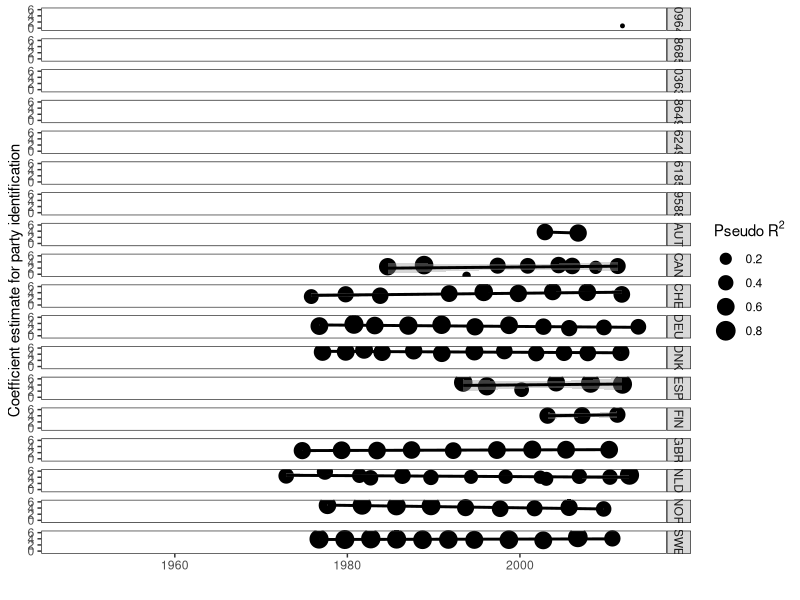

This chart was generated by the following R code:
## Matthias Orlowski
## Project: Moderate as necessary - The role of electoral competitiveness in 
## 			explaining parties' policy shifts 
## Content: Create Figure A1 with point-estimates and model fit for conditional 
## 			logit models regressing vote choice on party ID 

library(ggplot2)

DT <- read.csv("./data/comp_ppos.csv", stringsAsFactors=FALSE, fileEncoding="Latin1")
DT <- DT[DT$ctr_ccode != "", ]
DT$edate <- as.Date(DT$edate, format = "%d/%m/%Y")

DT <- DT[order(DT$ctr_ccode, DT$edate, DT$pty_id), ]
EL <- aggregate(DT[, c("clg_pseudor2", "clg_bpid")], by = list(DT$ctr_ccode, DT$edate), FUN = mean, na.rm = TRUE)
names(EL)[1:2] <- c("ctr_ccode", "edate")
EL$clg_or <- exp(EL$clg_bpid)

p <- ggplot(EL[EL$ctr_ccode != "USA", ], aes(edate, clg_bpid))
p <- p + geom_point(aes(size = clg_pseudor2)) + facet_grid(ctr_ccode ~ .) 
p <- p + geom_smooth(method = "lm", colour = "black")
p <- p + labs(x = "", y = "Coefficient estimate for party identification")
p <- p + theme_bw() + theme(panel.grid = element_blank())
p <- p + scale_size_continuous(name = expression(paste("Pseudo R"^2)))

pdf(file = "./graphs/clogit_time.pdf", width = 6.5, height = 6.5)
p
dev.off()
